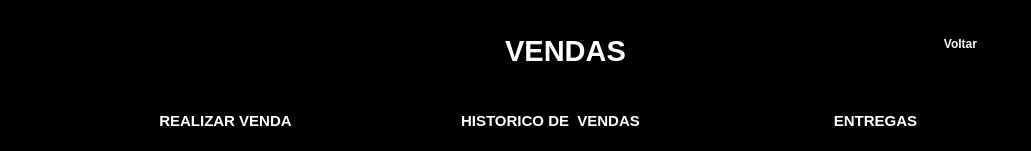
  <widget class="QFrame" name="frame">
   <property name="geometry">
    <rect>
     <x>-30</x>
     <y>0</y>
     <width>1031</width>
     <height>151</height>
    </rect>
   </property>
   <property name="styleSheet">
    <string notr="true">background-color: rgb(0, 0, 0);</string>
   </property>
   <property name="frameShape">
    <enum>QFrame::StyledPanel</enum>
   </property>
   <property name="frameShadow">
    <enum>QFrame::Raised</enum>
   </property>
   <widget class="QPushButton" name="pushButton_2">
    <property name="geometry">
     <rect>
      <x>130</x>
      <y>100</y>
      <width>191</width>
      <height>41</height>
     </rect>
    </property>
    <property name="palette">
     <palette>
      <active>
       <colorrole role="Button">
        <brush brushstyle="SolidPattern">
         <color alpha="255">
          <red>0</red>
          <green>0</green>
          <blue>0</blue>
         </color>
        </brush>
       </colorrole>
       <colorrole role="ButtonText">
        <brush brushstyle="SolidPattern">
         <color alpha="255">
          <red>255</red>
          <green>255</green>
          <blue>255</blue>
         </color>
        </brush>
       </colorrole>
       <colorrole role="Base">
        <brush brushstyle="SolidPattern">
         <color alpha="255">
          <red>0</red>
          <green>0</green>
          <blue>0</blue>
         </color>
        </brush>
       </colorrole>
       <colorrole role="Window">
        <brush brushstyle="SolidPattern">
         <color alpha="255">
          <red>0</red>
          <green>0</green>
          <blue>0</blue>
         </color>
        </brush>
       </colorrole>
      </active>
      <inactive>
       <colorrole role="Button">
        <brush brushstyle="SolidPattern">
         <color alpha="255">
          <red>0</red>
          <green>0</green>
          <blue>0</blue>
         </color>
        </brush>
       </colorrole>
       <colorrole role="ButtonText">
        <brush brushstyle="SolidPattern">
         <color alpha="255">
          <red>255</red>
          <green>255</green>
          <blue>255</blue>
         </color>
        </brush>
       </colorrole>
       <colorrole role="Base">
        <brush brushstyle="SolidPattern">
         <color alpha="255">
          <red>0</red>
          <green>0</green>
          <blue>0</blue>
         </color>
        </brush>
       </colorrole>
       <colorrole role="Window">
        <brush brushstyle="SolidPattern">
         <color alpha="255">
          <red>0</red>
          <green>0</green>
          <blue>0</blue>
         </color>
        </brush>
       </colorrole>
      </inactive>
      <disabled>
       <colorrole role="Button">
        <brush brushstyle="SolidPattern">
         <color alpha="255">
          <red>0</red>
          <green>0</green>
          <blue>0</blue>
         </color>
        </brush>
       </colorrole>
       <colorrole role="ButtonText">
        <brush brushstyle="SolidPattern">
         <color alpha="255">
          <red>120</red>
          <green>120</green>
          <blue>120</blue>
         </color>
        </brush>
       </colorrole>
       <colorrole role="Base">
        <brush brushstyle="SolidPattern">
         <color alpha="255">
          <red>0</red>
          <green>0</green>
          <blue>0</blue>
         </color>
        </brush>
       </colorrole>
       <colorrole role="Window">
        <brush brushstyle="SolidPattern">
         <color alpha="255">
          <red>0</red>
          <green>0</green>
          <blue>0</blue>
         </color>
        </brush>
       </colorrole>
      </disabled>
     </palette>
    </property>
    <property name="font">
     <font>
      <pointsize>11</pointsize>
      <weight>75</weight>
      <bold>true</bold>
     </font>
    </property>
    <property name="cursor">
     <cursorShape>PointingHandCursor</cursorShape>
    </property>
    <property name="text">
     <string>REALIZAR VENDA</string>
    </property>
    <property name="flat">
     <bool>true</bool>
    </property>
   </widget>
   <widget class="QLabel" name="label">
    <property name="geometry">
     <rect>
      <x>430</x>
      <y>20</y>
      <width>271</width>
      <height>61</height>
     </rect>
    </property>
    <property name="palette">
     <palette>
      <active>
       <colorrole role="WindowText">
        <brush brushstyle="SolidPattern">
         <color alpha="255">
          <red>255</red>
          <green>255</green>
          <blue>255</blue>
         </color>
        </brush>
       </colorrole>
       <colorrole role="Button">
        <brush brushstyle="SolidPattern">
         <color alpha="255">
          <red>0</red>
          <green>0</green>
          <blue>0</blue>
         </color>
        </brush>
       </colorrole>
       <colorrole role="Base">
        <brush brushstyle="SolidPattern">
         <color alpha="255">
          <red>0</red>
          <green>0</green>
          <blue>0</blue>
         </color>
        </brush>
       </colorrole>
       <colorrole role="Window">
        <brush brushstyle="SolidPattern">
         <color alpha="255">
          <red>0</red>
          <green>0</green>
          <blue>0</blue>
         </color>
        </brush>
       </colorrole>
      </active>
      <inactive>
       <colorrole role="WindowText">
        <brush brushstyle="SolidPattern">
         <color alpha="255">
          <red>255</red>
          <green>255</green>
          <blue>255</blue>
         </color>
        </brush>
       </colorrole>
       <colorrole role="Button">
        <brush brushstyle="SolidPattern">
         <color alpha="255">
          <red>0</red>
          <green>0</green>
          <blue>0</blue>
         </color>
        </brush>
       </colorrole>
       <colorrole role="Base">
        <brush brushstyle="SolidPattern">
         <color alpha="255">
          <red>0</red>
          <green>0</green>
          <blue>0</blue>
         </color>
        </brush>
       </colorrole>
       <colorrole role="Window">
        <brush brushstyle="SolidPattern">
         <color alpha="255">
          <red>0</red>
          <green>0</green>
          <blue>0</blue>
         </color>
        </brush>
       </colorrole>
      </inactive>
      <disabled>
       <colorrole role="WindowText">
        <brush brushstyle="SolidPattern">
         <color alpha="255">
          <red>120</red>
          <green>120</green>
          <blue>120</blue>
         </color>
        </brush>
       </colorrole>
       <colorrole role="Button">
        <brush brushstyle="SolidPattern">
         <color alpha="255">
          <red>0</red>
          <green>0</green>
          <blue>0</blue>
         </color>
        </brush>
       </colorrole>
       <colorrole role="Base">
        <brush brushstyle="SolidPattern">
         <color alpha="255">
          <red>0</red>
          <green>0</green>
          <blue>0</blue>
         </color>
        </brush>
       </colorrole>
       <colorrole role="Window">
        <brush brushstyle="SolidPattern">
         <color alpha="255">
          <red>0</red>
          <green>0</green>
          <blue>0</blue>
         </color>
        </brush>
       </colorrole>
      </disabled>
     </palette>
    </property>
    <property name="font">
     <font>
      <pointsize>22</pointsize>
      <weight>75</weight>
      <bold>true</bold>
     </font>
    </property>
    <property name="layoutDirection">
     <enum>Qt::LeftToRight</enum>
    </property>
    <property name="text">
     <string>VENDAS</string>
    </property>
    <property name="scaledContents">
     <bool>false</bool>
    </property>
    <property name="alignment">
     <set>Qt::AlignCenter</set>
    </property>
   </widget>
   <widget class="QPushButton" name="pushButton_6">
    <property name="geometry">
     <rect>
      <x>920</x>
      <y>30</y>
      <width>81</width>
      <height>28</height>
     </rect>
    </property>
    <property name="palette">
     <palette>
      <active>
       <colorrole role="Button">
        <brush brushstyle="SolidPattern">
         <color alpha="255">
          <red>0</red>
          <green>0</green>
          <blue>0</blue>
         </color>
        </brush>
       </colorrole>
       <colorrole role="Midlight">
        <brush brushstyle="SolidPattern">
         <color alpha="255">
          <red>0</red>
          <green>0</green>
          <blue>0</blue>
         </color>
        </brush>
       </colorrole>
       <colorrole role="Text">
        <brush brushstyle="SolidPattern">
         <color alpha="255">
          <red>255</red>
          <green>255</green>
          <blue>255</blue>
         </color>
        </brush>
       </colorrole>
       <colorrole role="ButtonText">
        <brush brushstyle="SolidPattern">
         <color alpha="255">
          <red>255</red>
          <green>255</green>
          <blue>255</blue>
         </color>
        </brush>
       </colorrole>
       <colorrole role="Base">
        <brush brushstyle="SolidPattern">
         <color alpha="255">
          <red>0</red>
          <green>0</green>
          <blue>0</blue>
         </color>
        </brush>
       </colorrole>
       <colorrole role="Window">
        <brush brushstyle="SolidPattern">
         <color alpha="255">
          <red>0</red>
          <green>0</green>
          <blue>0</blue>
         </color>
        </brush>
       </colorrole>
      </active>
      <inactive>
       <colorrole role="Button">
        <brush brushstyle="SolidPattern">
         <color alpha="255">
          <red>0</red>
          <green>0</green>
          <blue>0</blue>
         </color>
        </brush>
       </colorrole>
       <colorrole role="Midlight">
        <brush brushstyle="SolidPattern">
         <color alpha="255">
          <red>0</red>
          <green>0</green>
          <blue>0</blue>
         </color>
        </brush>
       </colorrole>
       <colorrole role="Text">
        <brush brushstyle="SolidPattern">
         <color alpha="255">
          <red>255</red>
          <green>255</green>
          <blue>255</blue>
         </color>
        </brush>
       </colorrole>
       <colorrole role="ButtonText">
        <brush brushstyle="SolidPattern">
         <color alpha="255">
          <red>255</red>
          <green>255</green>
          <blue>255</blue>
         </color>
        </brush>
       </colorrole>
       <colorrole role="Base">
        <brush brushstyle="SolidPattern">
         <color alpha="255">
          <red>0</red>
          <green>0</green>
          <blue>0</blue>
         </color>
        </brush>
       </colorrole>
       <colorrole role="Window">
        <brush brushstyle="SolidPattern">
         <color alpha="255">
          <red>0</red>
          <green>0</green>
          <blue>0</blue>
         </color>
        </brush>
       </colorrole>
      </inactive>
      <disabled>
       <colorrole role="Button">
        <brush brushstyle="SolidPattern">
         <color alpha="255">
          <red>0</red>
          <green>0</green>
          <blue>0</blue>
         </color>
        </brush>
       </colorrole>
       <colorrole role="Midlight">
        <brush brushstyle="SolidPattern">
         <color alpha="255">
          <red>0</red>
          <green>0</green>
          <blue>0</blue>
         </color>
        </brush>
       </colorrole>
       <colorrole role="Text">
        <brush brushstyle="SolidPattern">
         <color alpha="255">
          <red>120</red>
          <green>120</green>
          <blue>120</blue>
         </color>
        </brush>
       </colorrole>
       <colorrole role="ButtonText">
        <brush brushstyle="SolidPattern">
         <color alpha="255">
          <red>120</red>
          <green>120</green>
          <blue>120</blue>
         </color>
        </brush>
       </colorrole>
       <colorrole role="Base">
        <brush brushstyle="SolidPattern">
         <color alpha="255">
          <red>0</red>
          <green>0</green>
          <blue>0</blue>
         </color>
        </brush>
       </colorrole>
       <colorrole role="Window">
        <brush brushstyle="SolidPattern">
         <color alpha="255">
          <red>0</red>
          <green>0</green>
          <blue>0</blue>
         </color>
        </brush>
       </colorrole>
      </disabled>
     </palette>
    </property>
    <property name="font">
     <font>
      <pointsize>9</pointsize>
      <weight>75</weight>
      <bold>true</bold>
     </font>
    </property>
    <property name="cursor">
     <cursorShape>PointingHandCursor</cursorShape>
    </property>
    <property name="text">
     <string>Voltar</string>
    </property>
    <property name="default">
     <bool>false</bool>
    </property>
    <property name="flat">
     <bool>true</bool>
    </property>
   </widget>
   <widget class="QPushButton" name="pushButton_3">
    <property name="geometry">
     <rect>
      <x>430</x>
      <y>100</y>
      <width>241</width>
      <height>41</height>
     </rect>
    </property>
    <property name="palette">
     <palette>
      <active>
       <colorrole role="Button">
        <brush brushstyle="SolidPattern">
         <color alpha="255">
          <red>0</red>
          <green>0</green>
          <blue>0</blue>
         </color>
        </brush>
       </colorrole>
       <colorrole role="ButtonText">
        <brush brushstyle="SolidPattern">
         <color alpha="255">
          <red>255</red>
          <green>255</green>
          <blue>255</blue>
         </color>
        </brush>
       </colorrole>
       <colorrole role="Base">
        <brush brushstyle="SolidPattern">
         <color alpha="255">
          <red>0</red>
          <green>0</green>
          <blue>0</blue>
         </color>
        </brush>
       </colorrole>
       <colorrole role="Window">
        <brush brushstyle="SolidPattern">
         <color alpha="255">
          <red>0</red>
          <green>0</green>
          <blue>0</blue>
         </color>
        </brush>
       </colorrole>
      </active>
      <inactive>
       <colorrole role="Button">
        <brush brushstyle="SolidPattern">
         <color alpha="255">
          <red>0</red>
          <green>0</green>
          <blue>0</blue>
         </color>
        </brush>
       </colorrole>
       <colorrole role="ButtonText">
        <brush brushstyle="SolidPattern">
         <color alpha="255">
          <red>255</red>
          <green>255</green>
          <blue>255</blue>
         </color>
        </brush>
       </colorrole>
       <colorrole role="Base">
        <brush brushstyle="SolidPattern">
         <color alpha="255">
          <red>0</red>
          <green>0</green>
          <blue>0</blue>
         </color>
        </brush>
       </colorrole>
       <colorrole role="Window">
        <brush brushstyle="SolidPattern">
         <color alpha="255">
          <red>0</red>
          <green>0</green>
          <blue>0</blue>
         </color>
        </brush>
       </colorrole>
      </inactive>
      <disabled>
       <colorrole role="Button">
        <brush brushstyle="SolidPattern">
         <color alpha="255">
          <red>0</red>
          <green>0</green>
          <blue>0</blue>
         </color>
        </brush>
       </colorrole>
       <colorrole role="ButtonText">
        <brush brushstyle="SolidPattern">
         <color alpha="255">
          <red>120</red>
          <green>120</green>
          <blue>120</blue>
         </color>
        </brush>
       </colorrole>
       <colorrole role="Base">
        <brush brushstyle="SolidPattern">
         <color alpha="255">
          <red>0</red>
          <green>0</green>
          <blue>0</blue>
         </color>
        </brush>
       </colorrole>
       <colorrole role="Window">
        <brush brushstyle="SolidPattern">
         <color alpha="255">
          <red>0</red>
          <green>0</green>
          <blue>0</blue>
         </color>
        </brush>
       </colorrole>
      </disabled>
     </palette>
    </property>
    <property name="font">
     <font>
      <pointsize>11</pointsize>
      <weight>75</weight>
      <bold>true</bold>
     </font>
    </property>
    <property name="cursor">
     <cursorShape>PointingHandCursor</cursorShape>
    </property>
    <property name="text">
     <string>HISTORICO DE  VENDAS</string>
    </property>
    <property name="flat">
     <bool>true</bool>
    </property>
   </widget>
   <widget class="QPushButton" name="pushButton_14">
    <property name="geometry">
     <rect>
      <x>800</x>
      <y>100</y>
      <width>151</width>
      <height>41</height>
     </rect>
    </property>
    <property name="palette">
     <palette>
      <active>
       <colorrole role="Button">
        <brush brushstyle="SolidPattern">
         <color alpha="255">
          <red>0</red>
          <green>0</green>
          <blue>0</blue>
         </color>
        </brush>
       </colorrole>
       <colorrole role="ButtonText">
        <brush brushstyle="SolidPattern">
         <color alpha="255">
          <red>255</red>
          <green>255</green>
          <blue>255</blue>
         </color>
        </brush>
       </colorrole>
       <colorrole role="Base">
        <brush brushstyle="SolidPattern">
         <color alpha="255">
          <red>0</red>
          <green>0</green>
          <blue>0</blue>
         </color>
        </brush>
       </colorrole>
       <colorrole role="Window">
        <brush brushstyle="SolidPattern">
         <color alpha="255">
          <red>0</red>
          <green>0</green>
          <blue>0</blue>
         </color>
        </brush>
       </colorrole>
      </active>
      <inactive>
       <colorrole role="Button">
        <brush brushstyle="SolidPattern">
         <color alpha="255">
          <red>0</red>
          <green>0</green>
          <blue>0</blue>
         </color>
        </brush>
       </colorrole>
       <colorrole role="ButtonText">
        <brush brushstyle="SolidPattern">
         <color alpha="255">
          <red>255</red>
          <green>255</green>
          <blue>255</blue>
         </color>
        </brush>
       </colorrole>
       <colorrole role="Base">
        <brush brushstyle="SolidPattern">
         <color alpha="255">
          <red>0</red>
          <green>0</green>
          <blue>0</blue>
         </color>
        </brush>
       </colorrole>
       <colorrole role="Window">
        <brush brushstyle="SolidPattern">
         <color alpha="255">
          <red>0</red>
          <green>0</green>
          <blue>0</blue>
         </color>
        </brush>
       </colorrole>
      </inactive>
      <disabled>
       <colorrole role="Button">
        <brush brushstyle="SolidPattern">
         <color alpha="255">
          <red>0</red>
          <green>0</green>
          <blue>0</blue>
         </color>
        </brush>
       </colorrole>
       <colorrole role="ButtonText">
        <brush brushstyle="SolidPattern">
         <color alpha="255">
          <red>120</red>
          <green>120</green>
          <blue>120</blue>
         </color>
        </brush>
       </colorrole>
       <colorrole role="Base">
        <brush brushstyle="SolidPattern">
         <color alpha="255">
          <red>0</red>
          <green>0</green>
          <blue>0</blue>
         </color>
        </brush>
       </colorrole>
       <colorrole role="Window">
        <brush brushstyle="SolidPattern">
         <color alpha="255">
          <red>0</red>
          <green>0</green>
          <blue>0</blue>
         </color>
        </brush>
       </colorrole>
      </disabled>
     </palette>
    </property>
    <property name="font">
     <font>
      <pointsize>11</pointsize>
      <weight>75</weight>
      <bold>true</bold>
     </font>
    </property>
    <property name="cursor">
     <cursorShape>PointingHandCursor</cursorShape>
    </property>
    <property name="text">
     <string>ENTREGAS</string>
    </property>
    <property name="flat">
     <bool>true</bool>
    </property>
   </widget>
  </widget>
